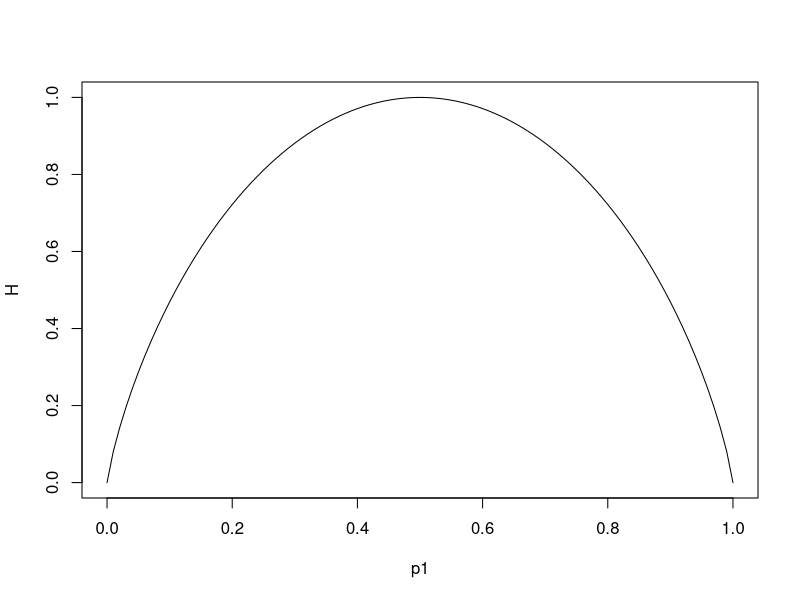

Generate this figure with R:
## ---- chunk 1
#| label: setup
#| include: false

knitr::opts_knit$set(
  root.dir = '~/Documents/repos/github/machinelearning'
)
## ---- chunk 2
#| label: entropy

entropy = function(x){
  -x * log2(x) - (1 - x) * log2(1 - x)
}

p1 = seq(0, to = 1, by = 0.01)

H = entropy(p1)
H[is.nan(H)] = 0

plot(
  p1
  , H
  , type = "l"
)
